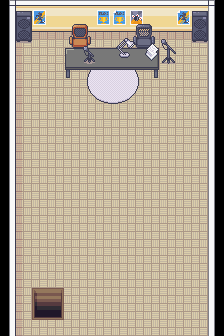

A level layout from a 2D game, rendered from its tile map. Below: a short description, then the map file with tile-grid data replaced by summaries:
An orthogonal 14x21 tile map with 16x16 px tiles, 4 tile layers (Tile Layer 1, Tile Layer 2, Tile Layer 3, Tile Layer 4), 14 tilesets and 25 objects (15x event, 6x collision, 4x collision-line).

<map version="1.5" tiledversion="1.7.0" orientation="orthogonal" renderorder="right-down" compressionlevel="0" width="14" height="21" tilewidth="16" tileheight="16" infinite="0" nextlayerid="7" nextobjectid="40">
 <tileset firstgid="1" name="Pacheesi Tiles" tilewidth="16" tileheight="16" tilecount="21" columns="7">
  <image source="../../gfx/tilesets/Pacheesi Tiles.png" width="112" height="48" />
 </tileset>
 <tileset firstgid="22" name="Interior_Floors_by_George" tilewidth="16" tileheight="16" tilecount="54" columns="9">
  <image source="../../gfx/tilesets/Interior_Floors_by_George.png" width="144" height="96" />
 </tileset>
 <tileset firstgid="76" name="Interior_Walls_by_George" tilewidth="16" tileheight="16" tilecount="210" columns="15">
  <image source="../../gfx/tilesets/Interior_Walls_by_George.png" width="240" height="224" />
 </tileset>
 <tileset firstgid="286" name="Outdoor_Tiles_-_City_and_Country_-_by_ArMM1998" tilewidth="16" tileheight="16" tilecount="1440" columns="40">
  <image source="../../gfx/tilesets/Outdoor_Tiles_-_City_and_Country_-_by_ArMM1998.png" width="640" height="576" />
 </tileset>
 <tileset firstgid="1726" name="Interior_Tiles_by_ArMM1998" tilewidth="16" tileheight="16" tilecount="1000" columns="40">
  <image source="../../gfx/tilesets/Interior_Tiles_by_ArMM1998.png" width="640" height="400" />
 </tileset>
 <tileset firstgid="2726" name="Outdoor_odds_and_ends_by_Isaiah658" tilewidth="16" tileheight="16" tilecount="50" columns="10">
  <image source="../../gfx/tilesets/Outdoor_odds_and_ends_by_Isaiah658.png" width="160" height="80" />
 </tileset>
 <tileset firstgid="2776" name="Interiors by Redshrike" tilewidth="16" tileheight="16" tilecount="84" columns="7">
  <image source="../../gfx/tilesets/Interiors by Redshrike.png" width="112" height="192" />
 </tileset>
 <tileset firstgid="2860" name="Terrain_by_KelvinShadewing" tilewidth="16" tileheight="16" tilecount="285" columns="19">
  <image source="../../gfx/tilesets/Terrain_by_KelvinShadewing.png" width="304" height="240" />
 </tileset>
 <tileset firstgid="3145" name="Interior_Walls_by_George" tilewidth="16" tileheight="16" tilecount="0" columns="15" />
 <tileset firstgid="3145" name="Cave_Tiles_by_ArMM1998_(Tuxemon_Style)" tilewidth="16" tileheight="16" tilecount="160" columns="16">
  <image source="../../gfx/tilesets/Cave_Tiles_by_ArMM1998_(Tuxemon_Style).png" width="256" height="160" />
 </tileset>
 <tileset firstgid="3305" name="boxfont" tilewidth="16" tileheight="16" tilecount="156" columns="13">
  <image source="../../gfx/tilesets/boxfont.png" width="208" height="192" />
 </tileset>
 <tileset firstgid="3461" name="Office_interiors_shadowless_16x16" tilewidth="16" tileheight="16" tilecount="528" columns="22">
  <image source="../../gfx/tilesets/Office_interiors_shadowless_16x16.png" width="352" height="384" />
 </tileset>
 <tileset firstgid="3989" name="Interiors_16x16" tilewidth="16" tileheight="16" tilecount="2592" columns="16">
  <image source="../../gfx/tilesets/Interiors_16x16.png" width="256" height="2592" />
 </tileset>
 <tileset firstgid="6581" name="Tilesets_16x16" tilewidth="16" tileheight="16" tilecount="1760" columns="40">
  <image source="../../gfx/tilesets/Tilesets_16x16.png" width="640" height="704" />
 </tileset>
 <layer id="1" name="Tile Layer 1" width="14" height="21">
  <data>[294 cells, 294 non-empty, 16 distinct tile ids]</data>
 </layer>
 <layer id="2" name="Tile Layer 2" width="14" height="21">
  <data>[294 cells, 38 non-empty, 35 distinct tile ids]</data>
 </layer>
 <layer id="5" name="Tile Layer 3" width="14" height="21">
  <data>[294 cells, 20 non-empty, 14 distinct tile ids]</data>
 </layer>
 <layer id="6" name="Tile Layer 4" width="14" height="21">
  <data>[294 cells, 8 non-empty, 8 distinct tile ids]</data>
 </layer>
 <objectgroup color="#ff0000" id="3" name="Collisions">
  <object id="1" type="collision" x="0" y="0" width="16" height="336" />
  <object id="2" type="collision" x="208" y="0" width="16" height="336" />
  <object id="3" type="collision" x="16" y="0" width="192" height="32" />
  <object id="13" type="collision-line" x="16" y="336">
   <polyline points="0,0 192,0" />
  </object>
  <object id="32" type="collision-line" x="32" y="288">
   <polyline points="0,0 0,32" />
  </object>
  <object id="33" type="collision-line" x="32" y="320">
   <polyline points="0,0 32,0" />
  </object>
  <object id="34" type="collision-line" x="64" y="288">
   <polyline points="0,0 0,32" />
  </object>
  <object id="35" type="collision" x="64" y="48" width="112" height="16" />
  <object id="36" type="collision" x="64" y="32" width="32" height="16" />
  <object id="37" type="collision" x="128" y="32" width="32" height="16" />
 </objectgroup>
 <objectgroup color="#ffff00" id="4" name="Events">
  <!-- 15 objects omitted --></objectgroup>
</map>
<!-- 15 of 25 objects omitted -->
